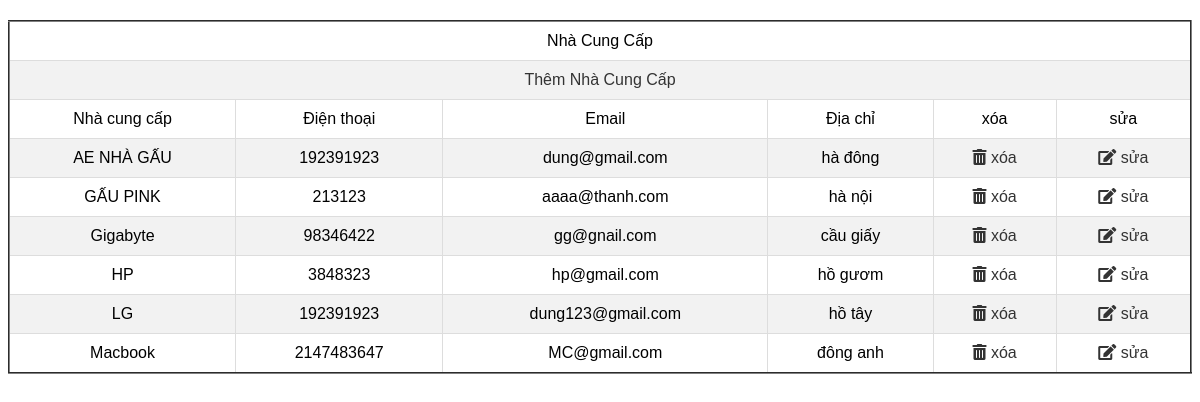
Page /suppliermanagement.php on the committed database.
### tables this page shows
CREATE TABLE `suppliermanagement` (
  `tennhacungcap` varchar(100) NOT NULL,
  `phone` int(11) NOT NULL,
  `email` varchar(100) NOT NULL,
  `diachinhacungcap` varchar(100) NOT NULL,
  `date` date NOT NULL
);

### suppliermanagement.php (the view, shortened to what this page needs)
<link rel="stylesheet" href="https://cdnjs.cloudflare.com/ajax/libs/font-awesome/5.15.3/css/all.min.css">
<?php
require_once("connect.php");
?>
<table width="1000" height="300" border="2">
    <tr align="center">
        <td colspan="30" style=" text-align:center">Nhà Cung Cấp</td>
    </tr>
    <tr align="center">
        <td colspan="30" style="text-align:center"><a href="quantri.php?action=suppliermanagement_add" style="color:#333" >Thêm Nhà Cung Cấp</a></td>
    </tr>
    <tr>
        <td>Nhà cung cấp</td>
        <td>Điện thoại</td>
        <td>Email</td>
        <td>Địa chỉ</td>
        <td>xóa</td>
        <td>sửa</td>
    </tr>
    <?php
        $sql="SELECT * FROM suppliermanagement";
        $rel=mysqli_query($conn,$sql);
        while($r=mysqli_fetch_assoc($rel)){
    ?>
    <tr>
        <td><?php echo $r['tennhacungcap']?></td>
        <td><?php echo $r['phone']?></td>
        <td><?php echo $r['email']?></td>
        <td><?php echo $r['diachinhacungcap']?></td>
        <td><a href="delete_suppliermanagement.php?id=<?php echo $r['tennhacungcap']?>" style="color:#333"><i class="fas fa-trash-alt"></i> xóa</a></td>
<td><a href="quantri.php?action=update_suppliermanagement&id=<?php echo $r['tennhacungcap']?>" style="color:#333"><i class="fas fa-edit"></i> sửa</a></td>
    </tr>
    <?php } ?>
</table>

### suppliermanagement.php (style rules this page uses)
table { width: 100%; border-collapse: collapse; margin: 20px auto; font-family: Arial, sans-serif; }
td { padding: 10px; border: 1px solid #ddd; text-align: center; }
tr:nth-child(even) { background-color: #f2f2f2; }
a { color: #333; text-decoration: none; }

### rows in the picture
suppliermanagement: tennhacungcap "AE NHÀ GẤU", phone "192391923", email "dung@gmail.com", diachinhacungcap "hà đông"
suppliermanagement: tennhacungcap "GẤU PINK", phone "213123", email "aaaa@thanh.com", diachinhacungcap "hà nội"
suppliermanagement: tennhacungcap "Gigabyte", phone "98346422", email "gg@gnail.com", diachinhacungcap "cầu giấy"
suppliermanagement: tennhacungcap "HP", phone "3848323", email "hp@gmail.com", diachinhacungcap "hồ gươm"
suppliermanagement: tennhacungcap "LG", phone "192391923", email "dung123@gmail.com", diachinhacungcap "hồ tây"
suppliermanagement: tennhacungcap "Macbook", phone "2147483647", email "MC@gmail.com", diachinhacungcap "đông anh"
